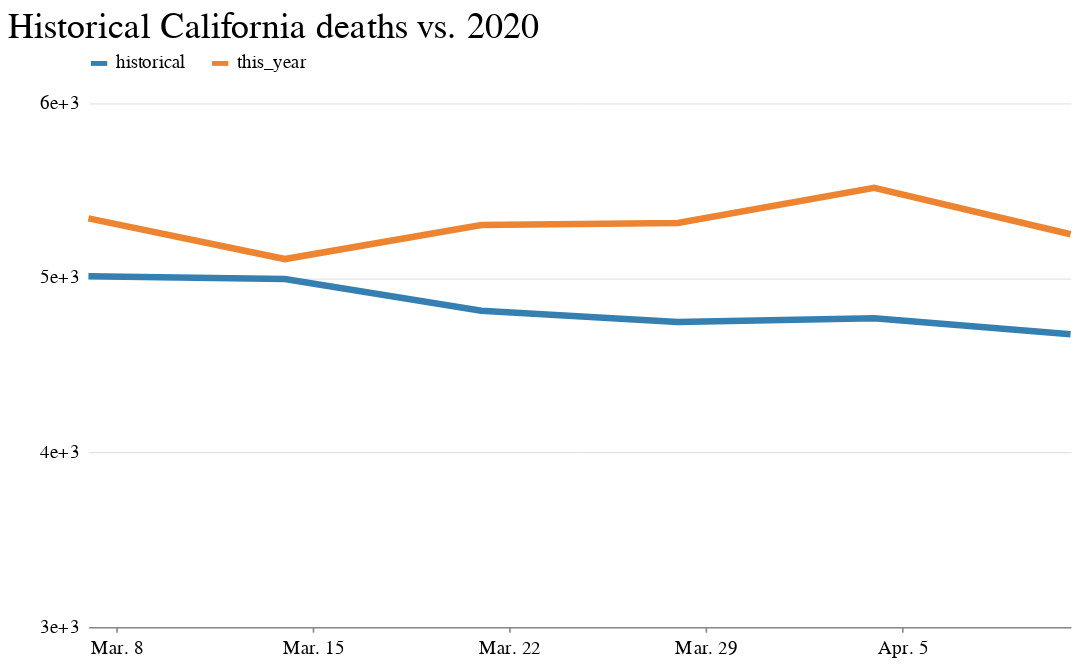

Notebook code for this chart:
### Code cell
alt.Chart(then_now_15_melt).mark_line(size=4).encode(
    x=alt.X('week_ending_date:T', title='',axis=alt.Axis(format='%b. %-d', tickCount=4, grid=False)),
    y=alt.Y('count', title='', axis=alt.Axis(tickSize=0,domainOpacity=0,\
                                   tickCount=4,offset=4, gridWidth=.6, gridColor='#dddddd', format=''), \
            scale=alt.Scale(domain=(3000,6000))),
    color=alt.Color('year', title='')
).properties(width=600, height=320,
    title='Historical California deaths vs. 2020'
 ).configure_view(strokeOpacity=0).configure_legend(
    orient='top',
    symbolType='stroke'
)

### Figure 1 — Vega-Lite specification as saved in the notebook (floating-point values rounded to 4 significant figures)
{"config": {"view": {"width": 800, "height": 450, "strokeOpacity": 0}, "background": "#ffffff", "title": {"anchor": "start", "font": "Benton Gothic Bold, sans", "fontColor": "#000000", "fontSize": 22, "fontWeight": "normal"}, "arc": {"fill": "#82c6df"}, "area": {"fill": "#82c6df"}, "line": {"stroke": "#82c6df", "strokeWidth": 3}, "path": {"stroke": "#82c6df"}, "rect": {"fill": "#82c6df"}, "shape": {"stroke": "#82c6df"}, "bar": {"fill": "#82c6df"}, "point": {"stroke": "#82c6df"}, "symbol": {"fill": "#82c6df", "size": 30}, "axis": {"titleFont": "Benton Gothic Bold, sans", "titleFontSize": 13, "titleFontWeight": "normal", "labelFont": "Benton Gothic, sans", "labelFontSize": 11.5, "labelFontWeight": "normal"}, "axisX": {"labelAngle": 0, "labelPadding": 4, "tickSize": 3}, "axisY": {"labelBaseline": "middle", "maxExtent": 45, "minExtent": 45, "tickSize": 2, "titleAlign": "left", "titleAngle": 0, "titleX": -45, "titleY": -11}, "legend": {"titleFont": "Benton Gothic Bold, sans", "titleFontSize": 13, "titleFontWeight": "normal", "symbolType": "stroke", "labelFont": "Benton Gothic, sans", "labelFontSize": 11.5, "orient": "top"}, "range": {"category": ["#3580b1", "#ec8431", "#ab7fb4", "#c89d29", "#adc839", "#829eb1"], "diverging": ["#e68a4f", "#f4bb6a", "#f9e39c", "#dadfe2", "#a6b7c6", "#849eae"], "heatmap": ["#fbf2c7", "#f9e39c", "#f8d36e", "#f4bb6a", "#e68a4f", "#d15a40", "#ab4232"], "ordinal": ["#fbf2c7", "#f9e39c", "#f8d36e", "#f4bb6a", "#e68a4f", "#d15a40", "#ab4232"], "ramp": ["#fbf2c7", "#f9e39c", "#f8d36e", "#f4bb6a", "#e68a4f", "#d15a40", "#ab4232"]}}, "data": {"name": "data-be448633615dfb87798f279fc8b5769f"}, "mark": {"type": "line", "size": 4}, "encoding": {"color": {"type": "nominal", "field": "year", "title": ""}, "x": {"type": "temporal", "axis": {"format": "%b. %-d", "grid": false, "tickCount": 4}, "field": "week_ending_date", "title": ""}, "y": {"type": "quantitative", "axis": {"domainOpacity": 0, "format": "", "gridColor": "#dddddd", "gridWidth": 0.6, "offset": 4, "tickCount": 4, "tickSize": 0}, "field": "count", "scale": {"domain": [3000, 6000]}, "title": ""}}, "height": 320, "title": "Historical California deaths vs. 2020", "width": 600, "$schema": "https://vega.github.io/schema/vega-lite/v4.0.2.json", "datasets": {"data-be448633615dfb87798f279fc8b5769f": [{"week": 10, "week_ending_date": "2020-03-07T00:00:00", "year": "historical", "count": 5008.0}, {"week": 11, "week_ending_date": "2020-03-14T00:00:00", "year": "historical", "count": 4993.0}, {"week": 12, "week_ending_date": "2020-03-21T00:00:00", "year": "historical", "count": 4811.0}, {"week": 13, "week_ending_date": "2020-03-28T00:00:00", "year": "historical", "count": 4747.0}, {"week": 14, "week_ending_date": "2020-04-04T00:00:00", "year": "historical", "count": 4768.0}, {"week": 15, "week_ending_date": "2020-04-11T00:00:00", "year": "historical", "count": 4676.0}, {"week": 10, "week_ending_date": "2020-03-07T00:00:00", "year": "this_year", "count": 5340.0}, {"week": 11, "week_ending_date": "2020-03-14T00:00:00", "year": "this_year", "count": 5107.0}, {"week": 12, "week_ending_date": "2020-03-21T00:00:00", "year": "this_year", "count": 5302.0}, {"week": 13, "week_ending_date": "2020-03-28T00:00:00", "year": "this_year", "count": 5313.0}, {"week": 14, "week_ending_date": "2020-04-04T00:00:00", "year": "this_year", "count": 5515.0}, {"week": 15, "week_ending_date": "2020-04-11T00:00:00", "year": "this_year", "count": 5249.0}]}}
